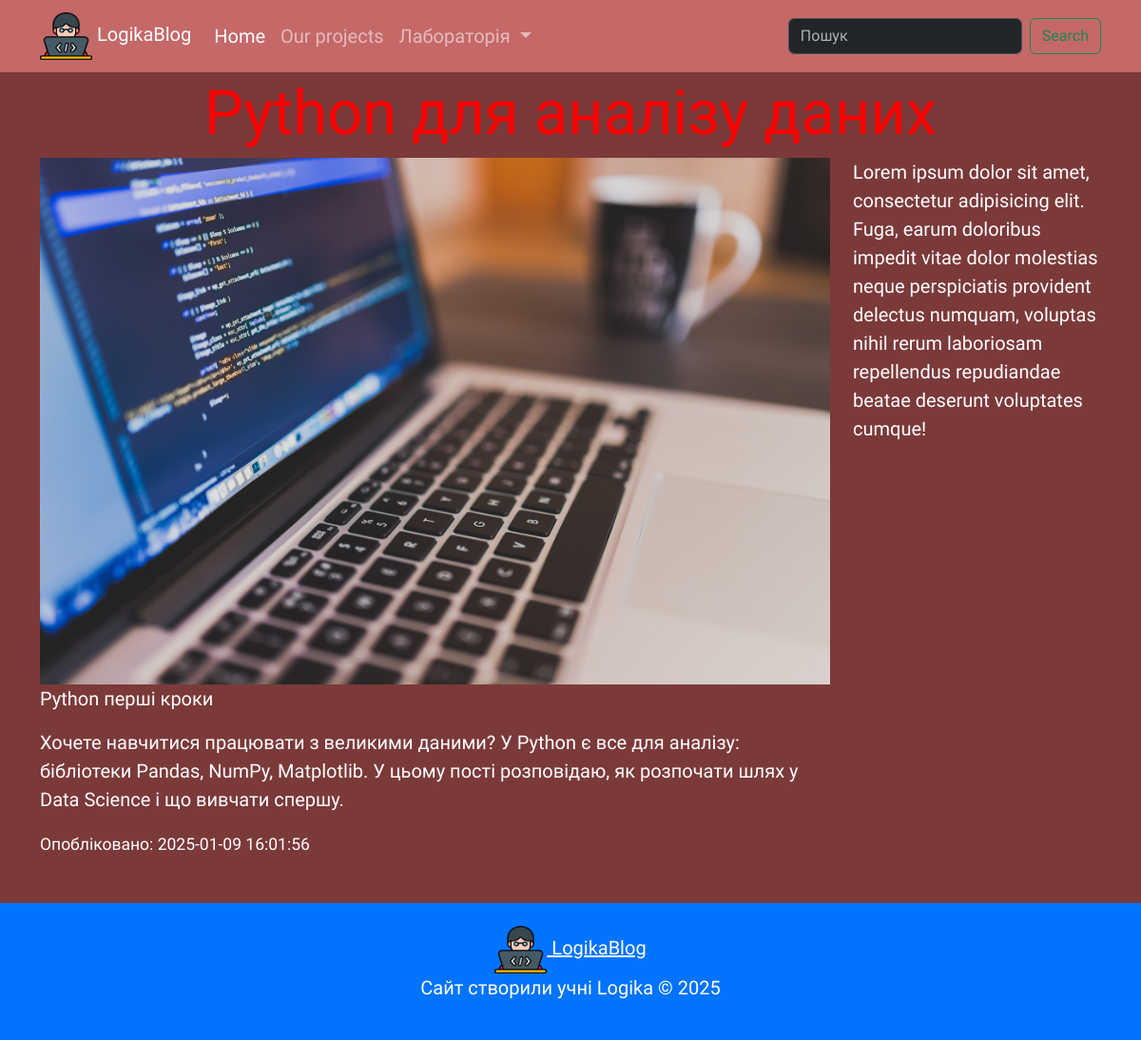
The page /articles/4 on the database its author committed.
### tables this page shows
CREATE TABLE articles(
    id INTEGER NOT NULL UNIQUE PRIMARY KEY AUTOINCREMENT,
    title TEXT NOT NULL,
    description TEXT,
    text TEXT,
    image TEXT,
    author_id INTEGER NOT NULL,
    category_id INTEGER, 
    creared_at TEXT DEFAULT CURRENT_TIMESTAMP,

    FOREIGN KEY (author_id) REFERENCES users(id),
    FOREIGN KEY (category_id) REFERENCES categories(id)

);

### app.py (the view)
@app.route("/articles/<int:article_id>")  # Вказуємо url-адресу для виклику функції
def article_page(article_id):
    categories = db.get_categories()
    article = db.get_article_by_id(article_id)
    return render_template("article.html", categories=categories, article=article)

### db_scripts.py (called while the page is built)
    def open_db(self):
        self.conn = sqlite3.connect(self.dbname)
        self.cursor = self.conn.cursor()

    def get_categories(self):
        self.open_db()
        self.cursor.execute('''SELECT * FROM categories''')
        data = self.cursor.fetchall()
        self.conn.close()
        return data

    def get_article_by_id(self, article_id):
        self.open_db()
        self.cursor.execute('''SELECT * FROM articles WHERE id=?''', [article_id])
        data = self.cursor.fetchone()
        self.conn.close()
        return data

### templates/article.html (shortened to what this page needs)
{% extends 'base.html' %}
{% block content %}
<main class="container my-5">
  <h1 class="mt-5">{{article[1]}} {{category_name}}</h1>
  <div class="row">
    <div class="col-12 col-md-8 col-xl-9">
      {% if article[4] %}
      <img src="{{ url_for('static', filename='Photos/' + article[4]) }}" class="img-fluid" alt="...">
      {% endif %}
      <p class="">{{article[2]}}</p>
      <p class="">{{article[3]}}</p>
      <small>Опобліковано: {{article[7]}}</small>
    </div>
      <div class="col-12 col-md-4 col-xl-3">
        <P>Lorem ipsum dolor sit amet, consectetur adipisicing elit. Fuga, earum doloribus impedit vitae dolor molestias neque perspiciatis provident delectus numquam, voluptas nihil rerum laboriosam repellendus repudiandae beatae deserunt voluptates cumque!</P>
      </div>
    </div>
</main>
</html>
{% endblock content%}

### static/style.css (style rules this page uses)
body { background: rgb(124, 57, 57); color: white; font-size: 20px; font-family: "Sofia Sans Extra Condensed", sans-serif; }
h1 { color: red; font-size: 65px; text-align: center; font-family: "Sofia Sans Extra Condensed", sans-serif; }

### rows shown on the page
articles: image (picture), description "Python перші кроки", text "Хочете навчитися працювати з великими даними? У Python є все для аналізу: бібліотеки Pandas, NumPy, Matplotlib. У цьому пості розповідаю, як розпочати шлях у Data Science і що вивчати спершу.", creared_at "2025-01-09 16:01:56"
